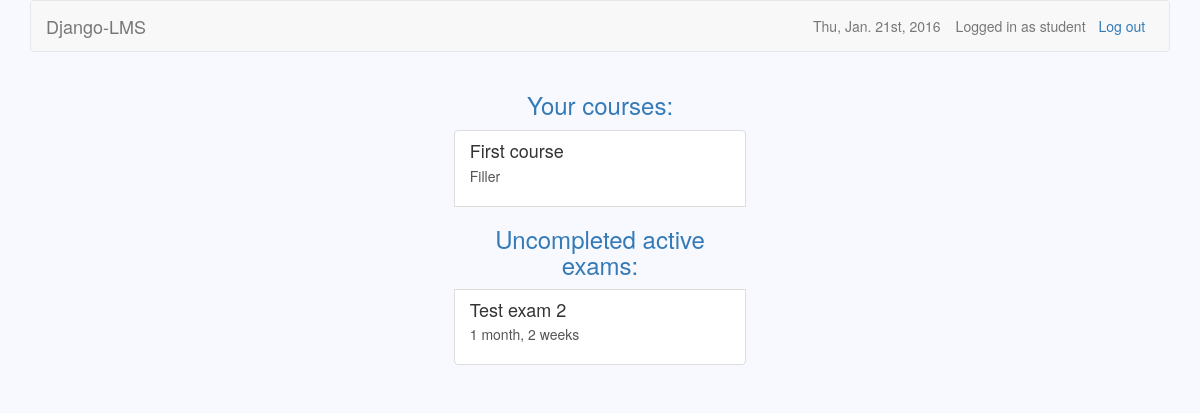
The page /courses/s (signed in) on the database as committed earlier.
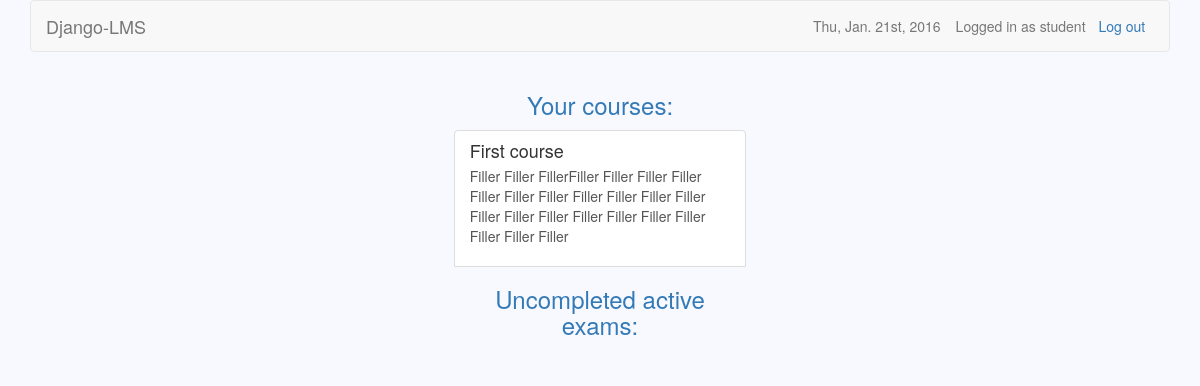
The same page on the database as committed later.
### courses/models.py (models this page shows, shortened)
class Course(models.Model):
    owner = models.CharField(max_length=30)
    name = models.CharField(max_length=30)
    description = models.TextField(blank=True)
    created = models.DateTimeField(auto_now_add=True)
    updated = models.DateTimeField(auto_now=True)
    participants = models.ManyToManyField(settings.AUTH_USER_MODEL, blank=True,
        through='Participation')

### exams/models.py (models this page shows, shortened)
class Exam(models.Model):
    owner = models.CharField(max_length=30)
    name = models.CharField(max_length=30)
    description = models.TextField(blank=True)
    created = models.DateTimeField(auto_now_add=True)
    updated = models.DateTimeField(auto_now=True)
    password = models.CharField(max_length=10, blank=True)
    time_limit = models.TimeField()
    active_from = models.DateTimeField()
    active_to = models.DateTimeField()
    course = models.ForeignKey(Course)
    category = models.CharField(max_length=30)
    question_count = models.IntegerField()
    questions = models.ManyToManyField(Question, blank=True,
        through='ExamQuestion')
    @property
    def active(self):
        return (timezone.now() >= self.active_from and
            timezone.now() < self.active_to)

### courses/views.py (the view)
@user_passes_test(student_check)
def student_page(request):
    participants = Participation.objects.filter(user=request.user)
    courses = list()
    unfinished = list()
    for participant in participants:
        courses.append(Course.objects.filter(id=participant.course.id))
    courses = list(chain.from_iterable(courses))
    courses.sort(key=lambda x: x.updated, reverse=True)
    for course in courses:
        exams = Exam.objects.filter(course=course)
        for exam in exams:
            if (exam.active and not Score.objects.filter(student=request.user,
                exam=exam).exists() and ExamQuestion.objects.filter(exam=exam)
                .exists()):
                    unfinished.append(exam)
    unfinished.sort(key=lambda x: x.active_to)
    return render(request, 'student_page.html', {'courses': courses,
        'exams': unfinished})

### courses/views.py (called while the page is built)
def student_check(user):
    return not user.is_teacher

### courses/templates/student_page.html
{% extends 'base.html' %}
{% block header_text %}
	{% if messages %}
	    {% for message in messages %}
	    	{{ message }}
	    {% endfor %}
	{% else %}
		Your courses:
	{% endif %}
{% endblock %}
{% block dashboard %}
	{% for course in courses %}
		<a class="list-group-item" href="{% url 'view_course' course.id %}">
			<h4 class="list-group-item-heading">{{ course.name }}</h4>
			<p class="list-group-item-description">{{ course.description }}</p>
		</a>
	{% endfor %}
	<h3 class="text-primary text-center">Uncompleted active exams:</h3>
	{% for exam in exams %}
		<a class="list-group-item" href="{% url 'view_exam' exam.course.id exam.id %}">
			<h4 class="list-group-item-heading">{{ exam.name }}</h4>
			<p class="list-group-item-description">{{ exam.active_to|timeuntil }}</p>
		</a>
	{% endfor %}
{% endblock %}

Rows that differ between the two databases and show on the page:
no longer on this page (row unchanged): Exam: name "Test exam 2", active_to "1 month, 2 weeks"
changed Course "First course": description "Filler" → "Filler Filler FillerFiller Filler Filler Filler Filler Filler Filler Filler Filler Filler Filler Filler Filler Filler Filler Filler Filler Filler Filler Filler Filler"
